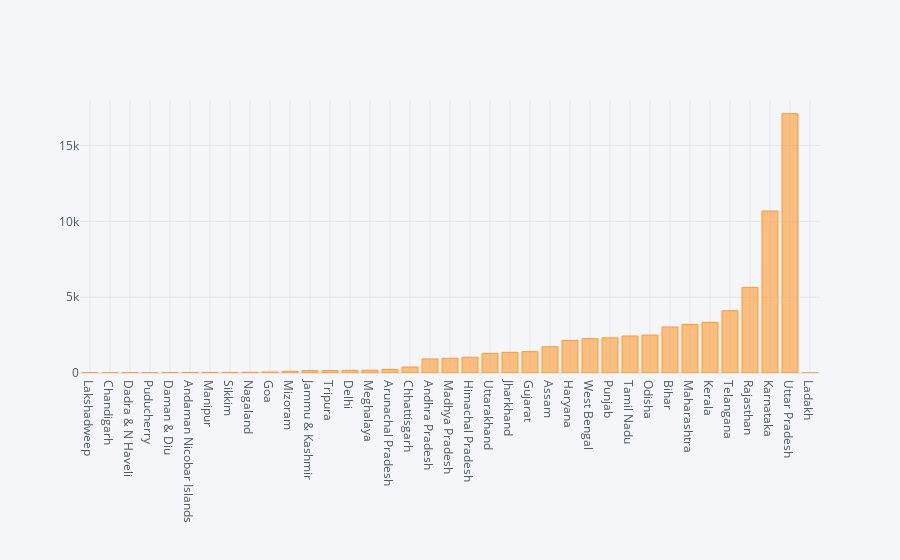

The cell this chart's notebook holds for it:
### Code cell
df.iplot(kind='bar',x='States',y='Total',size=2)

### Figure 1 — Plotly figure (JSON) as saved in the notebook; plotly's stock layout.template omitted (floating-point values rounded to 4 significant figures)
{"data": [{"marker": {"color": "rgba(255, 153, 51, 0.6)", "line": {"color": "rgba(255, 153, 51, 1.0)", "width": 1}}, "name": "Total", "orientation": "v", "text": "", "type": "bar", "x": ["Lakshadweep", "Chandigarh", "Dadra & N Haveli", "Puducherry", "Daman & Diu", "Andaman Nicobar Islands", "Manipur", "Sikkim", "Nagaland", "Goa", "Mizoram", "Jammu & Kashmir", "Tripura", "Delhi", "Meghalaya", "Arunachal Pradesh", "Chhattisgarh", "Andhra Pradesh", "Madhya Pradesh", "Himachal Pradesh", "Uttarakhand", "Jharkhand", "Gujarat", "Assam", "Haryana", "West Bengal", "Punjab", "Tamil Nadu", "Odisha", "Bihar", "Maharashtra", "Kerala", "Telangana", "Rajasthan", "Karnataka", "Uttar Pradesh", "Ladakh"], "y": [13, 13, 18, 20, 26, 36, 38, 41, 49, 65, 113, 157, 164, 176, 185, 238, 396, 928, 971, 1036, 1289, 1364, 1408, 1729, 2148, 2263, 2320, 2439, 2501, 3034, 3203, 3342, 4110, 5644, 10684, 17103, 0]}], "layout": {"legend": {"bgcolor": "#F5F6F9", "font": {"color": "#4D5663"}}, "paper_bgcolor": "#F5F6F9", "plot_bgcolor": "#F5F6F9", "title": {"font": {"color": "#4D5663"}}, "xaxis": {"gridcolor": "#E1E5ED", "showgrid": true, "tickfont": {"color": "#4D5663"}, "title": {"font": {"color": "#4D5663"}, "text": ""}, "zerolinecolor": "#E1E5ED"}, "yaxis": {"gridcolor": "#E1E5ED", "showgrid": true, "tickfont": {"color": "#4D5663"}, "title": {"font": {"color": "#4D5663"}, "text": ""}, "zerolinecolor": "#E1E5ED"}}}
